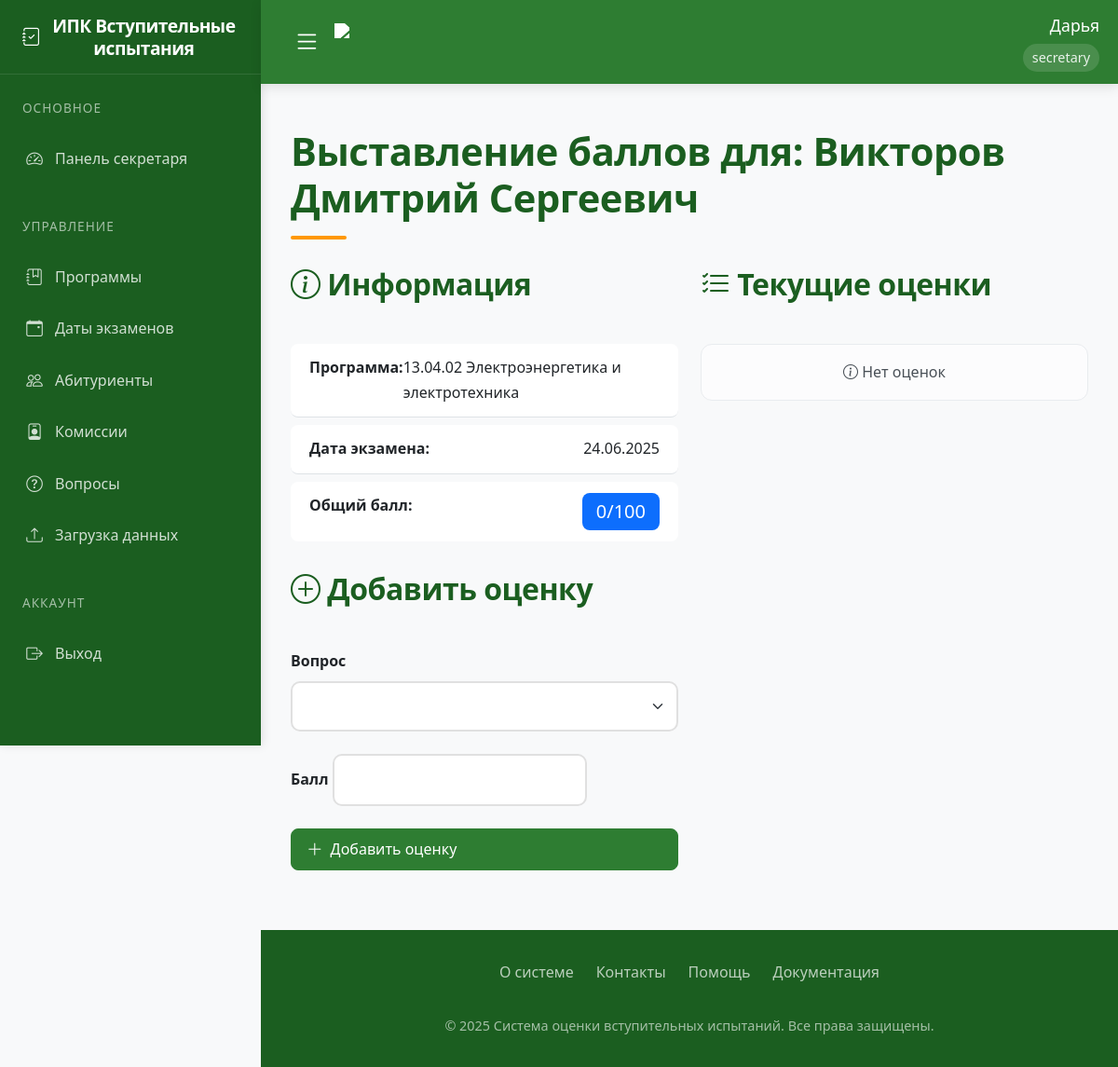
Before: /enter_scores/49 (signed in) with the older database file.
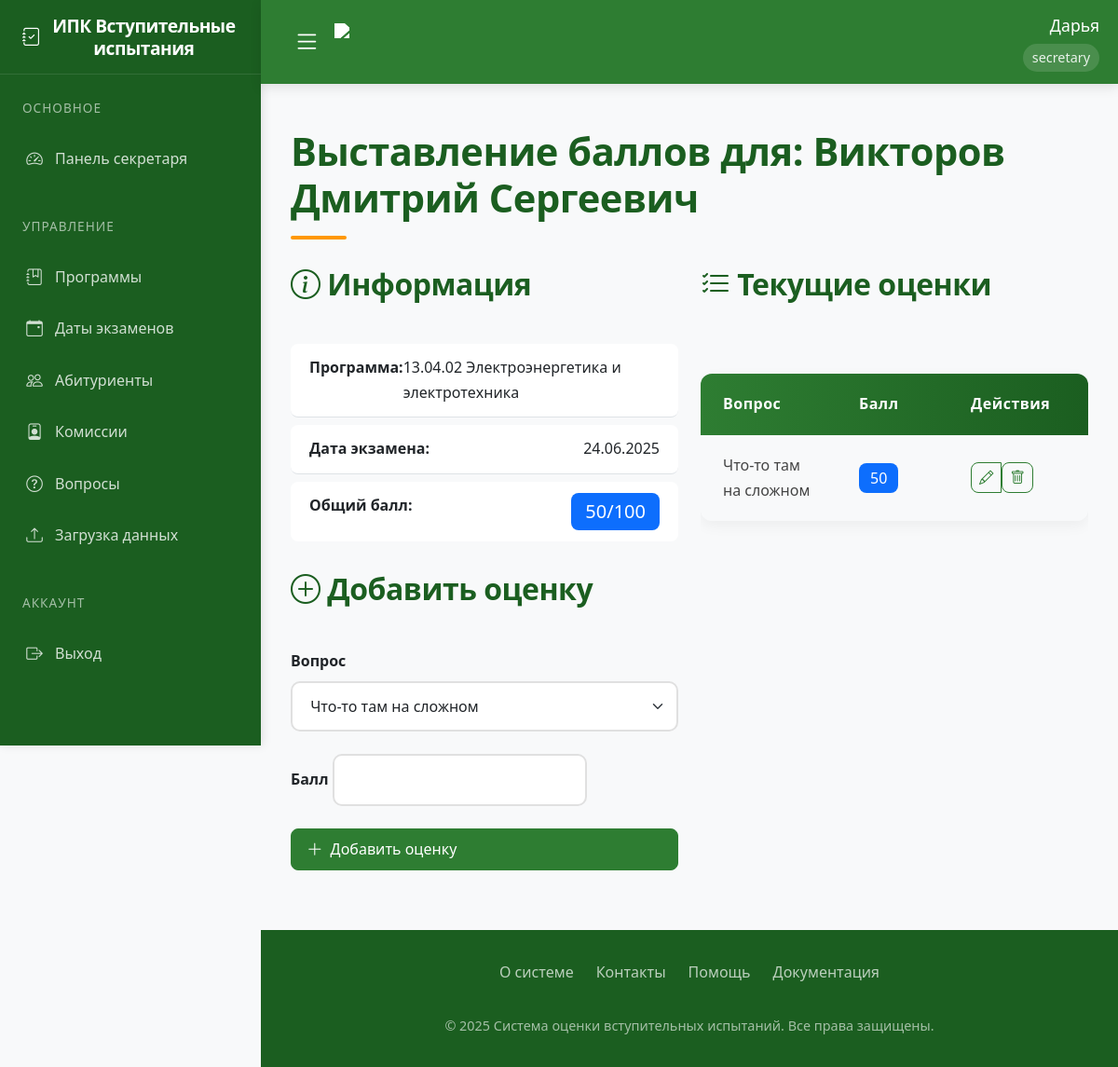
After: the same page with the newer database file.
### app/models.py (models this page shows)
class Score(db.Model):
    id = db.Column(db.Integer, primary_key=True)
    applicant_id = db.Column(db.Integer, db.ForeignKey('applicant.id'), nullable=False)
    question_id = db.Column(db.Integer, db.ForeignKey('question.id'), nullable=False)
    score = db.Column(db.Integer, nullable=False)
    question = db.relationship('Question')

class Question(db.Model):
    id = db.Column(db.Integer, primary_key=True)
    text = db.Column(db.Text, nullable=False)
    program_id = db.Column(db.Integer, db.ForeignKey('program.id'), nullable=False)

### app/routes.py (the view, shortened to what this page needs)
@routes.route('/enter_scores/<int:applicant_id>', methods=['GET', 'POST'])
@login_required
def applicant_scores(applicant_id):
    if current_user.role not in ['admin', 'secretary', 'commission']:
        abort(403)
    applicant = Applicant.query.get_or_404(applicant_id)
    exam_date = applicant.exam_date
    form = ScoreForm()
    form.question_id.choices = [(q.id, q.text) for q in Question.query.filter_by(program_id=applicant.program_id).all()]
    return render_template('enter_scores_detail.html', applicant=applicant, form=form)

### app/forms.py
class ScoreForm(FlaskForm):
    question_id = SelectField('Вопрос', coerce=int, validators=[DataRequired()])
    score = IntegerField('Балл', validators=[InputRequired()])
    submit = SubmitField('Добавить')

### app/templates/enter_scores_detail.html (shortened to what the changed rows need)
{% extends "base.html" %}
{% block content %}
<div class="spacer-lg">
    <h1>Выставление баллов для: {{ applicant.full_name }}</h1>
    <div class="row spacer-lg">
        <div class="col-lg-6">
            <div class="card-elegant">
                <div class="card-header-elegant">
                    <h2><i class="bi bi-info-circle"></i> Информация</h2>
                </div>
                <div class="card-body">
                    <ul class="list-group list-group-flush">
                        <li class="list-group-item d-flex justify-content-between">
                            <span class="fw-bold">Общий балл:</span>
                            <span class="badge bg-primary fs-5">
                                {{ applicant.scores | sum(attribute='score') }}/100
                            </span>
                        </li>
                    </ul>
                </div>
            </div>
            <div class="card-elegant mt-4">
                <div class="card-header-elegant">
                    <h2><i class="bi bi-plus-circle"></i> Добавить оценку</h2>
                </div>
                <div class="card-body">
                    <form method="POST">
                        <div class="mb-4">
                            {{ form.question_id.label(class="form-label fw-bold") }}
                            {{ form.question_id(class="form-control-elegant form-select") }}
                        </div>
                    </form>
                </div>
            </div>
        </div>
        <div class="col-lg-6">
            <div class="card-elegant">
                <div class="card-header-elegant">
                    <h2><i class="bi bi-list-check"></i> Текущие оценки</h2>
                </div>
                <div class="card-body">
                    {% if applicant.scores %}
                    <div class="table-responsive">
                        <table class="elegant-table">
                            <thead>
                                <tr>
                                    <th>Вопрос</th>
                                    <th width="120px">Балл</th>
                                    <th width="150px">Действия</th>
                                </tr>
                            </thead>
                            <tbody>
                                {% for score in applicant.scores %}
                                <tr>
                                    <td>{{ score.question.text }}</td>
                                    <td>
                                        <span class="badge bg-primary fs-6">{{ score.score }}</span>
                                    </td>
                                    <td>
                                        <div class="btn-group">
                                            <a href="{{ url_for('routes.edit_score', score_id=score.id) }}"
                                               class="btn btn-outline-elegant btn-sm">
                                                <i class="bi bi-pencil"></i>
                                            </a>
                                            <form action="{{ url_for('routes.delete_score', score_id=score.id) }}" method="POST">
                                                <button type="submit" class="btn btn-outline-elegant btn-sm"
                                                        onclick="return confirm('Вы уверены?')">
                                                    <i class="bi bi-trash"></i>
                                                </button>
                                            </form>
                                        </div>
                                    </td>
                                </tr>
                                {% endfor %}
                            </tbody>
                        </table>
                    </div>
                    {% else %}
                    <div class="alert alert-light text-center">
                        <i class="bi bi-info-circle"></i> Нет оценок
                    </div>
                    {% endif %}
                </div>
            </div>
        </div>
    </div>
</div>
{% endblock %}

Changed rows visible on the page:
added Score: question.text "Что-то там на сложном", score "50"
Other visible differences:
{{ applicant.scores | sum(attribute='score') }}: "0" → "50"
form field question_id: (not shown) → "Что-то там на сложном"
text no longer shown: "Нет оценок"
text now shown: "Вопрос Балл Действия"
